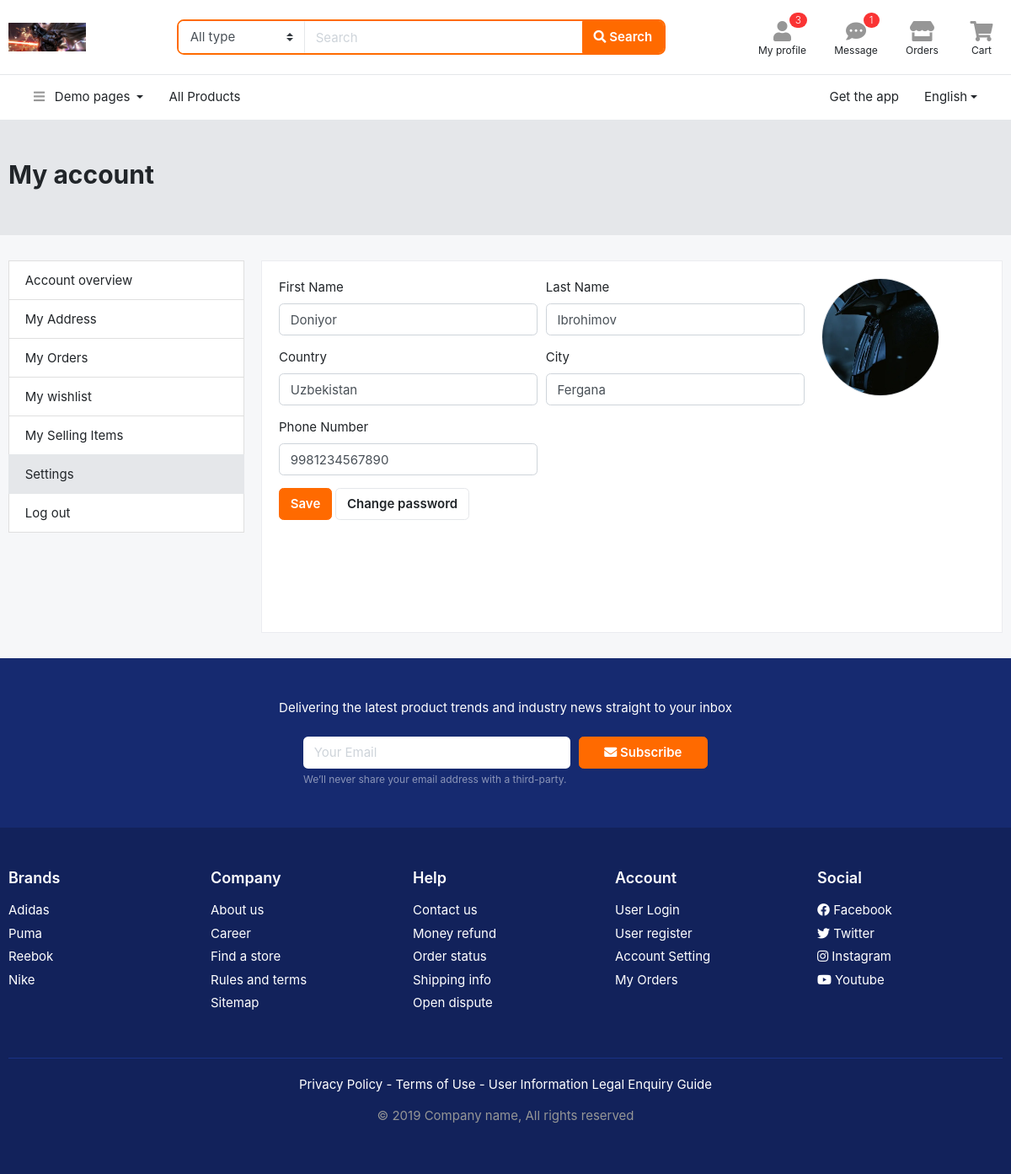
The page /users/settings/ (signed in) on the database its author committed.
### users/models.py (models this page shows)
class User(AbstractUser):
    phone=models.CharField(max_length=13,unique=True)
    gender=models.CharField(max_length=10,choices=GENDER.choices)
    birth_date=models.DateField(blank=True,null=True)
    confirmation_code=models.CharField(max_length=10)
    confirmed=models.BooleanField(default=False)
    country=models.CharField(max_length=50,blank=True,null=True)
    city=models.CharField(max_length=50,blank=True,null=True)

### users/views.py (the view, shortened to what this page needs)
# urls.py: path('settings/',SettingsView.as_view(),name="settings"),
class SettingsView(View):
    def get(self,request):
        if request.user.is_authenticated and request.user.confirmed:
            return render(request,'profile-settings.html')
        return redirect('login')

### templates/profile-settings.html (shortened to what this page needs)
{% extends 'base.html' %}
{% load static %}
{% block content %}
<section class="section-pagetop bg-gray">
<div class="container">
	<h2 class="title-page">My account</h2>
</div>
</section>
<section class="section-content padding-y">
<div class="container">
<div class="row">
	<aside class="col-md-3">
		<nav class="list-group">
			<a class="list-group-item" href="{% url 'profile' %}"> Account overview  </a>
			<a class="list-group-item" href="{% url 'address' %}"> My Address </a>
			<a class="list-group-item" href="{% url 'orders' %}"> My Orders </a>
			<a class="list-group-item" href="{% url 'wishlist' %}"> My wishlist </a>
			<a class="list-group-item" href="page-profile-seller.html"> My Selling Items </a>
			<a class="list-group-item active" href="page-profile-setting.html"> Settings </a>
			<a class="list-group-item" href="{% url 'logout' %}"> Log out </a>
		</nav>
	</aside>
	<main class="col-md-9">
	<div class="card">
      <div class="card-body">
     <form class="row" method="post">
     	<div class="col-md-9">
     		<div class="form-row">
				<div class="col form-group">
					<label>First Name</label>
				  	<input type="text" class="form-control" name="first_name" value="{{request.user.first_name}}">
				</div>
				<div class="col form-group">
					<label>Last Name</label>
				  	<input type="text" class="form-control" name="last_name" value="{{request.user.last_name}}">
				</div>
			</div>
			<div class="form-row">
				<div class="form-group col-md-6">
				  <label>Country</label>
				  <input type="text" name="country" class="form-control" value="{{request.user.country}}">
				</div>
				<div class="form-group col-md-6">
				  <label>City</label>
				  <input type="text" name="city" class="form-control" value="{{request.user.city}}">
				</div>
			</div>
			<div class="form-row">
				<div class="form-group col-md-6">
				  <label>Phone Number</label>
				  <input type="text" class="form-control" name="phone" value="{{request.user.phone}}">
				</div>
			</div>
			<button class="btn btn-primary">Save</button>
			<button class="btn btn-light">Change password</button>
			<br><br><br><br><br><br>
     	</div>
     	<div class="col-md">
     		<img src="{% static 'images/img.png' %}" class="img-md rounded-circle border">
     	</div>
      </form>
      </div>
    </div>
	</main>
</div>
</div>
</section>
{% endblock %}

### static/css/ui.css (style rules this page uses)
html { font-family:'Inter', sans-serif;font-size:15px }
.img-xs,.img-sm,.img-md,.img-lg { -o-object-fit:cover;object-fit:cover;-ms-flex-negative:0;flex-shrink:0;-webkit-box-flex:0;-ms-flex-positive:0;flex-grow:0 }
.img-md { width:140px;height:140px }
.padding-y { padding-top:30px;padding-bottom:30px }
article:after,.form-group:after { display:block;clear:both;content:"" }
.title-page { color:#212529 }
.btn-light { background-color:#fff;border-color:#e5e7ea }
body { background-color:#f6f7f9 }
.section-pagetop { padding:45px 0 }

### rows shown on the page
User: first_name "Doniyor", last_name "Ibrohimov", country "Uzbekistan", city "Fergana", phone "9981234567890"
